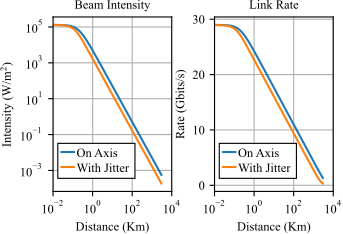

Source code (Python):
import os
from sim_mld.solver import mr_solver
from sim_mld.lisl_channel_model import *

import matplotlib.pyplot as plt
import numpy as np

from sim_src.util import GET_LOG_PATH_FOR_SIM_SCRIPT


z_values = np.geomspace(1, 3e6, 100)  # from 0 to 3000 km


# solver parameters
wavelength = mr_solver.WAVELENGTH  # Wavelength in meters (1.55 microns typical in telecom)
w0 = w0_from_angular_spreading(mr_solver.ANGULAR_SPREADING, wavelength)  # Beam waist in meters
P = mr_solver.PEAK_POWER_W
B = mr_solver.BANDWIDTH  # 1 GHz bandwidth
R = mr_solver.RESPONSIVITY     # A/W responsivity
A = mr_solver.APERTURE_AREA  # Area in m^2 (example)
N0 = mr_solver.NOISE_CURRENT  # Example noise in A rms

# Compute intensity vs. z at rho=0
I_on_axis = np.array([gaussian_beam_intensity(P, w0, wavelength, 0, z) for z in z_values])

# Compute capacity lower bound vs. z at rho=0
C_on_axis = np.array([capacity_lower_bound(B, R, A, N0, P, w0, wavelength, 0, z) for z in z_values])

sigma_jitter = mr_solver.JITTER  # Jitter in radians
epsilon = mr_solver.EPSILON
I_relaxed = intensity_relaxed(P, w0, wavelength, z_values, sigma_jitter, epsilon)
C_relaxed = capacity_relaxed(B, R, A, N0, P, w0, wavelength, z_values, sigma_jitter, epsilon)

print("Intensity on Axis:", I_on_axis)
print("Capacity Lower Bound on Axis:", C_on_axis)
print("Intensity with Jitter:", I_relaxed)
print("Capacity with Jitter:", C_relaxed)

#create a figure with (2,1) subplots
FONT_SIZE = 9
fig_width_px = 350
fig_height_px = 250
dpi = 100  # Typical screen DPI, adjust if necessary
fig_width_in = fig_width_px / dpi
fig_height_in = fig_height_px / dpi

plt.rcParams.update({
    # --- make every normal string use Times or the best fall-back ----
    'font.family' : 'serif',
    'font.serif'  : ['Times New Roman', 'Times', 'Nimbus Roman', 'STIXGeneral'],

    # --- make math ($…$) also use Times-compatible glyphs ------------
    'mathtext.fontset' : 'stix',      # STIX is designed to pair with Times
    'mathtext.rm'      : 'Times New Roman',   # roman/regular
    'mathtext.it'      : 'Times New Roman:italic',
    'mathtext.bf'      : 'Times New Roman:bold',

    # --- keep your existing sizing rules ----------------------------
    'font.size'        : FONT_SIZE,
    'axes.titlesize'   : FONT_SIZE,
    'axes.labelsize'   : FONT_SIZE,
    'xtick.labelsize'  : FONT_SIZE,
    'ytick.labelsize'  : FONT_SIZE,
    'legend.fontsize'  : FONT_SIZE,
})


current_dir = os.path.dirname(os.path.abspath(__file__))

# Plot the data
fig, axs = plt.subplots(1,2,)
fig.set_size_inches(fig_width_in, fig_height_in)  # 3.5 inches width, height adjusted to maintain aspect ratio

# Plot settings
markers = ['o', 's', '^','+']  # Different markers for each line
linesty = [':', '-',(0, (3, 1, 1, 1)), (0, (5, 1)),'-','-','-']  # Different markers for each line
p_names = [r'a',r'b']
colors = ["#F8BF91","#FF9137","#FF7300","#C75A00","#723300"]

cell_size_list = [10]
bars = []

lines = []
l, = axs[0].plot(z_values/1e3, I_on_axis)
lines.append(l)
l, = axs[0].plot(z_values/1e3, I_relaxed)
lines.append(l)
axs[0].set_title('Beam Intensity')
axs[0].set_xlabel('Distance (Km)')
axs[0].set_ylabel(r'Intensity (W/m$^2$)')
axs[0].set_xscale('log')
axs[0].set_yscale('log')
axs[0].grid()
axs[0].set_position([0.16, 0.2, 0.34, 0.7])
axs[0].set_xlim(1, 3e3)
axs[0].set_xticks([0.01, 1, 100, 10000])
# Add a legend
leg = axs[0].legend(lines, ["On Axis", "With Jitter"] ,fontsize=FONT_SIZE, loc='lower left', bbox_to_anchor=(0.04, 0.075, 0.65, 0.3), mode="expand",ncol = 1 ,borderaxespad=0.,handlelength=1, handleheight= 1, handletextpad=0.2, 
frameon=True,          # draw a frame
fancybox=False,        # <-- square corners (like MATLAB)
edgecolor='black',     # black  frame edge
facecolor='white',     # white background
framealpha=1,          # fully opaque
borderpad=0.3,         # tight inner padding (font-size units)
labelspacing=0.2,      # tight vertical space between rows
)   
leg.get_frame().set_linewidth(0.8)  # MATLAB-thin border


lines = []
l, = axs[1].plot(z_values/1e3, C_on_axis)
lines.append(l)
l, = axs[1].plot(z_values/1e3, C_relaxed)
lines.append(l)
axs[1].set_title('Link Rate')
axs[1].set_xlabel('Distance (Km)')
axs[1].set_ylabel('Rate (Gbits/s)')
axs[1].set_xscale('log')
axs[1].grid()
axs[1].set_position([0.6225, 0.2, 0.34, 0.7])
axs[1].set_xlim(1, 3e3)
axs[1].set_xticks([0.01, 1, 100, 10000])
# Add a legend
leg = axs[1].legend(lines, ["On Axis", "With Jitter"] ,fontsize=FONT_SIZE, loc='lower left', bbox_to_anchor=(0.04, 0.075, 0.65, 0.3), mode="expand",ncol = 1 ,borderaxespad=0.,handlelength=1, handleheight= 1, handletextpad=0.2, 
frameon=True,          # draw a frame
fancybox=False,        # <-- square corners (like MATLAB)
edgecolor='black',     # black  frame edge
facecolor='white',     # white background
framealpha=1,          # fully opaque
borderpad=0.3,         # tight inner padding (font-size units)
labelspacing=0.2,      # tight vertical space between rows
)   
leg.get_frame().set_linewidth(0.8)  # MATLAB-thin border

# Save the figure as a PDF
output_path = os.path.join(current_dir, os.path.splitext(os.path.basename(__file__))[0]) + '.pdf'

fig.savefig(output_path, format='pdf', bbox_inches='tight', pad_inches=0.)

# Display the plot
plt.show()
